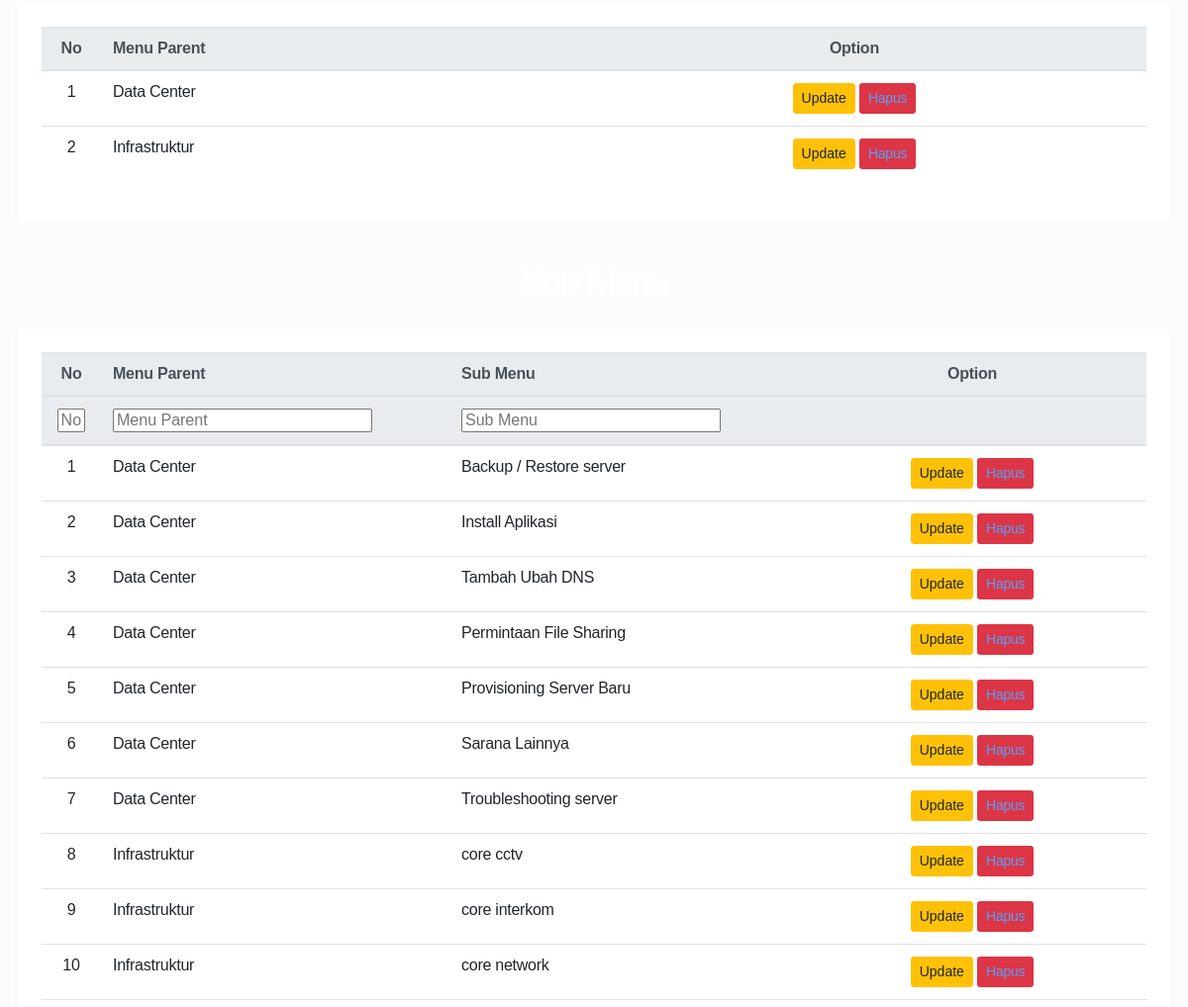
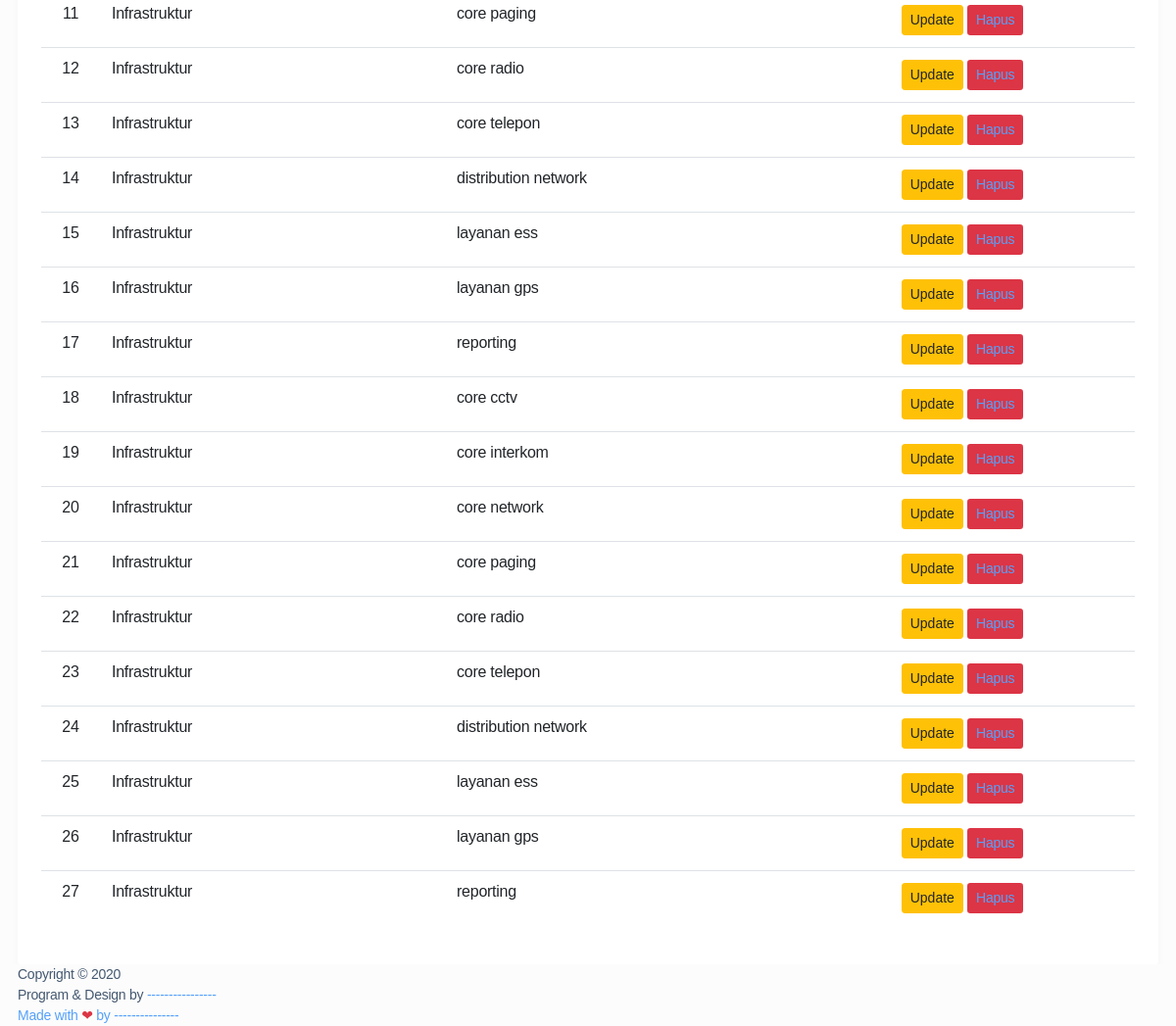
The app's page /index.php/admin/list_menu (lower part), older data (2 pictures, top to bottom).
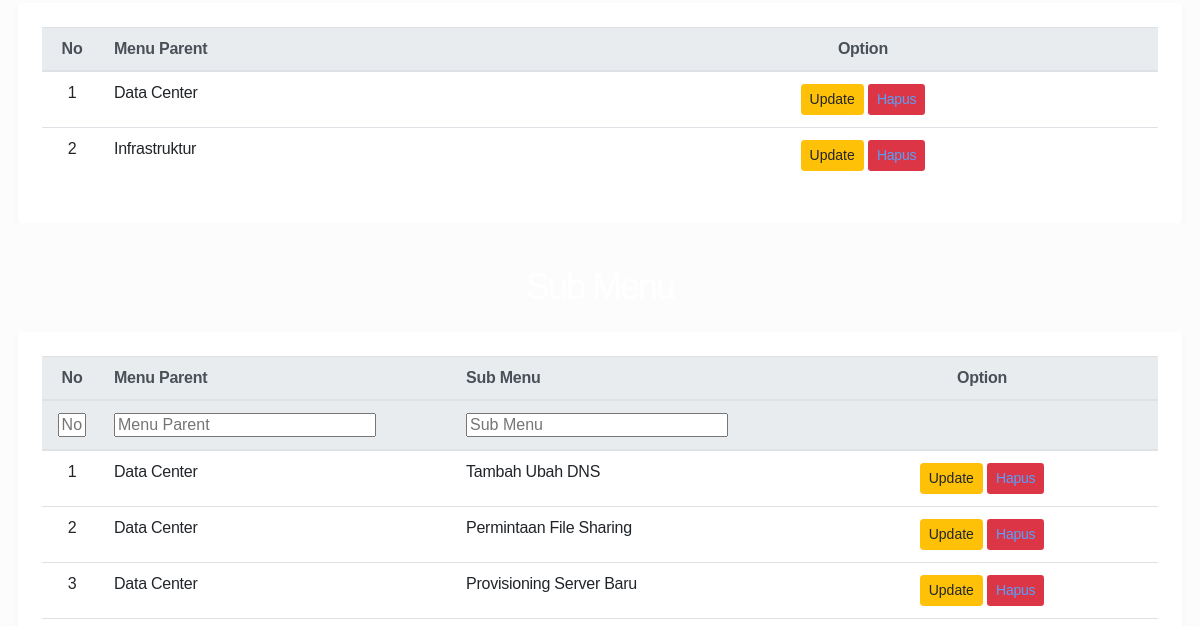
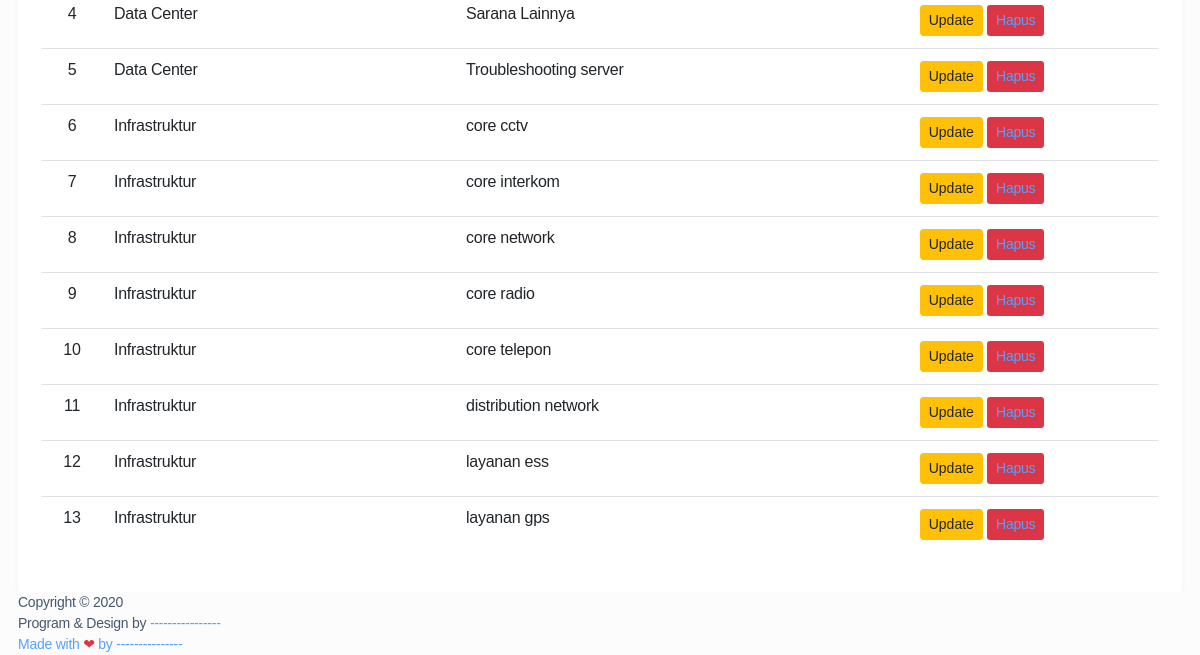
The same page, newer data (2 pictures, top to bottom).
### tables this page shows
CREATE TABLE `master_kategori` (
  `id` int(11) NOT NULL,
  `kategori` varchar(30) NOT NULL
);

CREATE TABLE `master_subkategori` (
  `id` int(11) NOT NULL,
  `id_kategori` int(11) NOT NULL,
  `subkategori` varchar(40) NOT NULL
);

### application/controllers/Admin.php (called while the page is built, shortened)
<?php
class Admin extends CI_Controller
{
	function __construct()
	{
		$this->load->helper('url');
		$this->load->library('form_validation');
		$this->load->helper('form');
	}
	public function list_menu()
	{
		$this->load->model('Mkategori');
		$data['nama'] = $this->session->userdata('nama');
		$data['level'] = $this->session->userdata('level');
		$data['kategori'] = $this->Mkategori->get_category()->result();
		$data['subkategori'] = $this->Mkategori->get_all_subcategory()->result();
		$this->load->view('navbar/nav_admin', $data);
		$this->load->view('admin/list_menu', $data);
	}
}

### index.php (called while the page is built, shortened)
<?php
require_once BASEPATH.'core/CodeIgniter.php';

### application/models/Mkategori.php (called while the page is built, shortened)
<?php
class Mkategori extends CI_Model{
    function get_category(){
        $query = $this->db->get('master_kategori');
        return $query;
    }
    function get_all_subcategory(){
      return  $this->db->select('*,t1.id AS id_sub')
     ->from('master_subkategori as t1')
     ->join('master_kategori as t2', 't1.id_kategori = t2.id', 'INNER')
     ->get();
    }
}

### application/views/admin/list_menu.php (the view, shortened to what this page needs)
<div class="main-content">
    <section class="section">
        <div class="row" style="overflow: scroll">
            <div class="col-md-12">
                <div class="bg-white p-4" style="border-radius:3px;box-shadow:rgba(0, 0, 0, 0.03) 0px 4px 8px 0px">
                    <table class="table align-items-center table-flush">
                        <thead class="thead-light">
                            <tr class="text-center">
                                <th style="width: 60px;">No</th>
                                <th scope="col" style="text-align: left;">Menu Parent</th>
                                <th scope="col">Option</th>
                            </tr>
                        </thead>
                        <tbody>
                            <?php
                              $i = 1;
                              foreach ($kategori as $u) {
                              ?>
                                <tr class="text-center">
                                    <td style="width: 60px;"><?php echo $i ?></td>
                                    <td style="text-align: left;"><?php echo $u->kategori ?></td>
                                    <td class="text-center">
                                        <button class="btn btn-sm btn-warning btn-edit" data-id='<?php echo $u->id; ?>' data-nama='<?php echo $u->kategori; ?>'>Update</button>
                                        <a href=<?= base_url("admin/delete_parent/" . $u->kategori . "/" . $u->id) ?> class=" btn btn-sm btn-danger">Hapus</a>
                                    </td>
                                </tr>
                            <?php
                                  $i++;
                              }
                              ?>
                        </tbody>
                    </table>
                </div>
            </div>
        </div>
        <div class="row" style="overflow: scroll">
            <div class="col-md-12">
                <div class="section-header">
                    <h1>Sub Menu </h1>
                </div>
                <div class="bg-white p-4" style="border-radius:3px;box-shadow:rgba(0, 0, 0, 0.03) 0px 4px 8px 0px">
                    <table id="tble" class="table align-items-center table-flush">
                        <thead class="thead-light">
                            <tr class="text-center">
                                <th style="width: 60px;">No</th>
                                <th scope="col" style="text-align: left;">Menu Parent</th>
                                <th scope="col" style="text-align: left;">Sub Menu</th>
                                <th scope="col">Option</th>
                            </tr>
                        </thead>
                        <tbody>
                            <?php
                              $i = 1;
                              foreach ($subkategori as $u) {
                              ?>
                                <tr class="text-center">
                                    <td style="width: 60px;"><?php echo $i ?></td>
                                    <td style="text-align: left;"><?php echo $u->kategori ?></td>
                                    <td style="text-align: left;"><?php echo $u->subkategori ?></td>
                                    <td class="text-center">
                                        <button class="btn btn-sm btn-warning btn-edit-sub" data-id='<?php echo $u->id; ?>' data-idsub='<?php echo $u->id_sub; ?>' data-namakat='<?php echo $u->kategori; ?>' data-nama='<?php echo $u->subkategori; ?>'>Update</button>
                                        <a href=<?= base_url("admin/delete_subparent/" . $u->id_sub) ?> class=" btn btn-sm btn-danger">Hapus</a>
                                    </td>
                                </tr>
                            <?php
                                  $i++;
                              }
                              ?>
                        </tbody>
                    </table>
                </div>
            </div>
        </div>
</div>
</div>
<?php include("footer.php") ?>
</body>
</html>

### application/views/navbar/nav_admin.php (shortened to what this page needs)
<!DOCTYPE html>
<html lang="en">
<head>
    <link rel="stylesheet" href="https://stackpath.bootstrapcdn.com/bootstrap/4.3.1/css/bootstrap.min.css">
    <link rel="stylesheet" href="https://use.fontawesome.com/releases/v5.7.2/css/all.css">
    <link rel="stylesheet" href="https://cdnjs.cloudflare.com/ajax/libs/bootstrap-select/1.13.1/css/bootstrap-select.css" />
    <link rel="stylesheet" href="<?= base_url('assets/') ?>stisla-assets/css/style.css">
    <link rel="stylesheet" href="<?= base_url('assets/') ?>stisla-assets/css/components.css">
</head>
<body>
    <div id="app">
        <div class="main-wrapper">

### application/views/admin/footer.php (shortened to what this page needs)
<footer class="main-footer">
    <div class="footer-left">
        Copyright &copy; 2020 <div class="bullet"></div> Program & Design by <a href="">----------------
    </div>
    <div class="footer-right">
        Made with <span class="text-danger"> &#10084;</span> by ---------------
    </div>
</footer>
</div>

### application/views/navbar/nav_admin.php (style rules this page uses)
body { background: #fcfcfc; }
h1 { text-align: center; font-family: sans-serif; font-weight: 300; color: #fff; }

Row changes from the older to the newer data that the page shows:
removed master_subkategori: master_kategori.kategori "Data Center", subkategori "Backup / Restore server"
removed master_subkategori: master_kategori.kategori "Data Center", subkategori "Install Aplikasi"
removed master_subkategori: master_kategori.kategori "Infrastruktur", subkategori "core paging"
removed master_subkategori: master_kategori.kategori "Infrastruktur", subkategori "reporting"
removed master_subkategori: master_kategori.kategori "Infrastruktur", subkategori "core cctv"
removed master_subkategori: master_kategori.kategori "Infrastruktur", subkategori "core interkom"
removed master_subkategori: master_kategori.kategori "Infrastruktur", subkategori "core network"
removed master_subkategori: master_kategori.kategori "Infrastruktur", subkategori "core paging"
removed master_subkategori: master_kategori.kategori "Infrastruktur", subkategori "core radio"
removed master_subkategori: master_kategori.kategori "Infrastruktur", subkategori "core telepon"
removed master_subkategori: master_kategori.kategori "Infrastruktur", subkategori "distribution network"
removed master_subkategori: master_kategori.kategori "Infrastruktur", subkategori "layanan ess"
removed master_subkategori: master_kategori.kategori "Infrastruktur", subkategori "layanan gps"
removed master_subkategori: master_kategori.kategori "Infrastruktur", subkategori "reporting"
